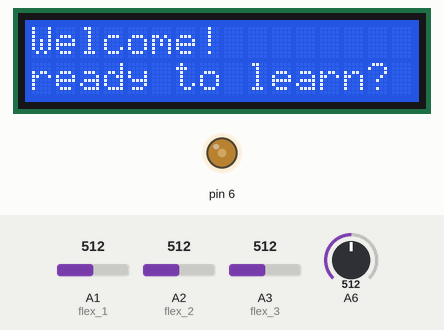
Simulated run of this sketch. Board: Arduino Nano, built with avr-gcc and run on an emulated ATmega328P. Parts: 16×2 character LCD, output pins drawn as LEDs (lit = HIGH). The inputs (shaded band) are chosen by the test bench; at power-on: A6 = 512, A1 (flex_1) = 512, A2 (flex_2) = 512, A3 (flex_3) = 512. Random numbers use the default seed unless the sketch sets one; no radio packets arrive unless stated; what the sketch prints to the serial monitor is not drawn.

Above: at 1.2 s.
1.3 s: A6 set to 166
2.8 s: A6 set to 137
At 3.6 s:
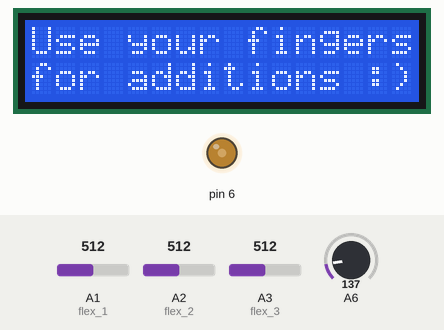
At 5.2 s:
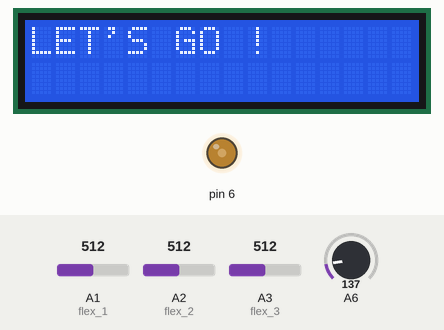
5.8 s: A1 (flex_1) set to 793
8.5 s: A1 (flex_1) set to 818
At 14.7 s:
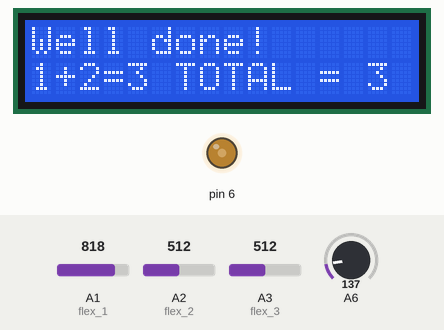
Timing chart, 0 to 15.6 s (numbered marks = the images above; inputs shaded):
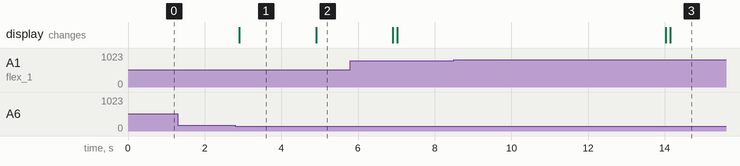

Measured:
- the behaviour switches between 151 and 150 on A6 (found by bisection; images 0 and 1)
- the behaviour switches between 799 and 800 on A1 (flex_1) (found by bisection; images 2 and 3)
- after the input at 1.3 s, every drawn part: stays the same
- after the input at 2.8 s, the display: changes after 0.10 s (image 1)
- what the display in image 1 shows lasts 2.0 s, from 2.9 s to 4.9 s

The sketch:

transmitter_code_glove.ino
```cpp
#include <SPI.h>        //SPI library for communicate with the nRF24L01+
#include "RF24.h"       //The main library of the nRF24L01+
#include <nRF24L01.h>
#include <LiquidCrystal.h>  //LCD display

//variables definition
int msg[1];
int N;
int R;
int state = 0;
int var = 0;
int previous_N;
int previous_R;
int new_value_sent;
int sum = 0;
int total = 0;

//LCD display
int Contrast=100;
LiquidCrystal lcd(7, 8, 5, 4, 3, 2);

int buttonValue; //Stores analog value when button is pressed
const int button = 1;

//define the flex sensor input pins
int flex_3 = A3;
int flex_2 = A2;
int flex_1 = A1;

//define variables for flex sensor values
int flex_3_val;
int flex_2_val;
int flex_1_val;

//Define object from RF24 library - 9 and 10 are a digital pin numbers to which signals CE and CSN are connected.
RF24 radio(9,10);

//Create a pipe addresses for the communicate
const uint64_t pipe = 0xE8E8F0F0E1LL;

int request() {
    R = random(1, 4);
    R -= 1;
    lcd.clear();
    lcd.setCursor(2, 0);
    lcd.print("Give me ");
    lcd.setCursor(11, 0);
    lcd.print(R);
    previous_R = R;
}

int check() {
  sum = N + previous_N;
  total += N;

  if (N == R){   //if right answer
    lcd.clear();
    lcd.setCursor(0, 0);
    lcd.print("Well done!");
    lcd.setCursor(0, 1);
    lcd.print(N); lcd.print("+"); lcd.print(previous_N);
    lcd.print("="); lcd.print(sum);
    lcd.print(" TOTAL = "); lcd.print(total);
  }

   else{
      lcd.clear();
      lcd.setCursor(0, 0);
      lcd.print("That was "); lcd.print(N); lcd.print(",not "); lcd.print(R);
      lcd.setCursor(0, 1);
      lcd.print(N); lcd.print("+"); lcd.print(previous_N);
      lcd.print("="); lcd.print(sum);
      lcd.print(" TOTAL = "); lcd.print(total);
   }
}

void setup(void){
  Serial.begin(9600);
  radio.begin();                 //Start the nRF24 communicate
  radio.openWritingPipe(pipe);   //Sets the address of the receiver to which the program will send data.
  radio.setPALevel(RF24_PA_MIN);
  radio.stopListening();

  pinMode(flex_3, INPUT);
  pinMode(flex_2, INPUT);
  pinMode(flex_1, INPUT);
  pinMode(button, OUTPUT);

  analogWrite(6,Contrast);
  lcd.begin(16, 2);
}

void loop(void){

    buttonValue = analogRead(A6); //Read analog value from A0 pin

  // START INTRO
  if (state == 0){
    lcd.clear();
    lcd.setCursor(0, 0);
    lcd.print("Welcome!");
    lcd.setCursor(0, 1);
    lcd.print("ready to learn?");

    if (buttonValue <= 150){  //if pressed
      state = 1;
      lcd.clear();
      lcd.setCursor(0, 0);
      lcd.print("Use your fingers");
      lcd.setCursor(0, 1);
      lcd.print("for additions :)");

      delay(2000);
      lcd.clear();
      lcd.setCursor(0, 0);
      lcd.print("LET'S GO !");
      delay(2000);
      request();
      }
  }
  delay(100);

  //read the sensor values
  flex_3_val = analogRead(flex_3);
  flex_2_val = analogRead(flex_2);
  flex_1_val = analogRead(flex_1);
  Serial.println(flex_3_val);

  //check whether the fingers are bent
  if(flex_3_val < 500) {   //bent
    N += 1;
  }

  if(flex_2_val < 800) {   //bent
    N += 1;
  }

  if(flex_1_val < 800) {   //bent
    N += 1;
  }

  //identify a finger movement
  if (!(N == previous_N) && !(N == 0) && (state == 1)) {   //a change
    new_value_sent = N; //do something
    Serial.println(new_value_sent);
    check();
    previous_N = N;
    delay(7000);
    request();
  }

  //check if robot reached end of the playground
  if(total >= 6) {
    lcd.clear();
    lcd.setCursor(0, 0);
    lcd.print("Game is over");
    lcd.setCursor(0, 1);
    lcd.print("Well done!");
    delay(10000);
  }

  //send data to robot
  msg[0] = N;
  radio.write(&msg, 1);
  delay(10);
  N = 0;
}
```
